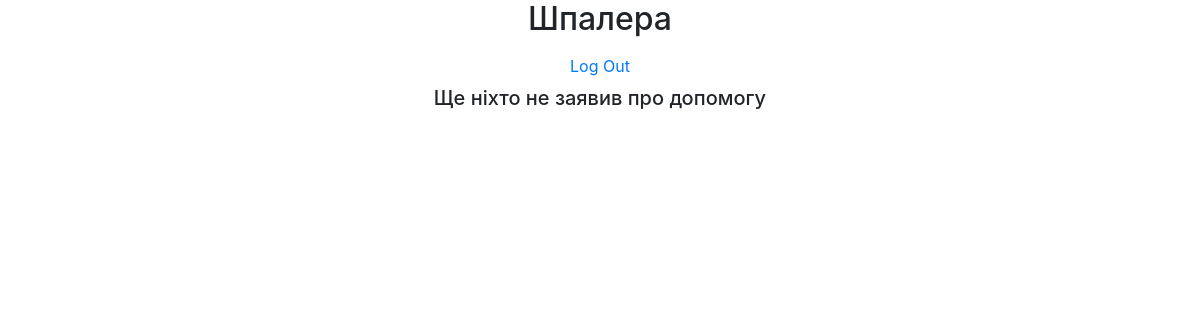
The app's page / (signed in), older data.
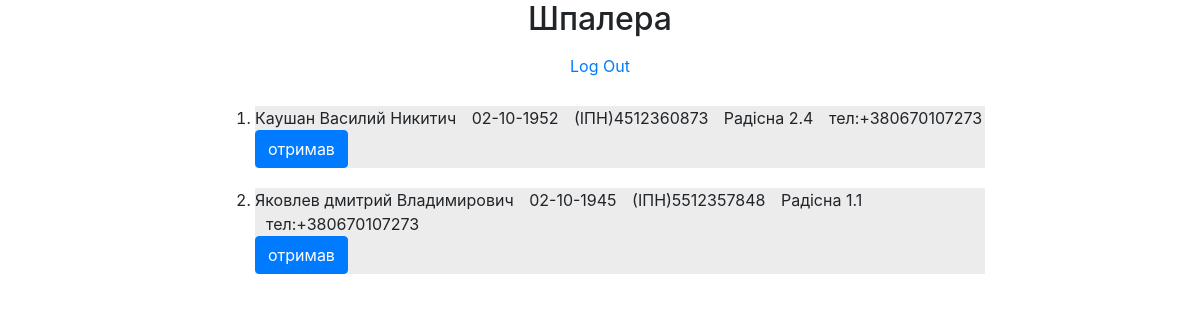
The same page, newer data.
### radisna/models.py (models this page shows)
class User(AbstractUser):
    home = models.PositiveIntegerField()
    patronymic = models.CharField(max_length=24)
    apartment = models.PositiveIntegerField()
    phone = models.CharField(max_length=10)
    invalid = models.CharField(max_length=20, blank=True)
    pension = models.CharField(max_length=30, blank=True)
    many_children = models.CharField(max_length=20, blank=True)
    street = models.ForeignKey(Streets, on_delete=models.CASCADE, related_name="user_street")
    helps = models.ManyToManyField(Helps, blank=True, related_name="helpmy")
    date_birth = models.DateField(null=True, blank=True)
    home_index = models.CharField(max_length=1, blank=True, null=True,
                                  choices=[('а', "а"), ('б', "б"), ('в', "в"), ('г', "г")])
    apartment_index = models.CharField(max_length=1, blank=True, null=True,
                                       choices=[('а', "а"), ('б', "б"), ('в', "в"), ('г', "г")])

class Streets(models.Model):
    street = models.CharField(max_length=64)
    def __str__(self):
        return f"{self.street.title()} "

### radisna/views.py (the view)
# urls.py: path("", views.index, name="index"),
def index(request):
    if request.user.is_authenticated:
        if request.user.is_superuser:
            return render(request, "radisna/listing.html", {"users": User.objects.filter(helps__Check=True)})
        else:
            return HttpResponseRedirect(reverse("helpme"))
    else:
        if request.method == "POST":
            if request.POST["I_gree"]:
                return HttpResponseRedirect(reverse("register"))
        else:
            return render(request, "radisna/index.html")

### radisna/templates/radisna/listing.html (shortened to what this page needs)
{% extends "radisna/layout.html" %}
{% load static %}
{% block body %}
<main>
    <div class="container" style="max-width: 800px;">
        <h2>Шпалера</h2> <a class="nav-link" href="{% url 'logout' %}">Log Out</a>
         {%if not users %}
            <h5>Ще ніхто не заявив про допомогу</h5>
        {%else%}
        <ol style="text-align: left">
            {% for user in users%}
            <li style="background-color: rgba(192,192,192,0.3); margin: 20px 0px 20px 0px">{{user.last_name}} {{user.first_name}}
                {{user.patronymic}}
                <div class="tab">
                    <nobr>{{user.date_birth|date:"d-m-Y"}}</nobr>
                </div>
                <div class="tab">(ІПН){{user.username}}</div>
                <div class="tab">
                    <nobr>{{user.street}}{{user.home}}.{{user.apartment}}</nobr>
                </div>
                <div class="tab">тел:+38{{user.phone}}</div>
                <form action="{% url 'check' %}" method="post" >
                <input class="btn btn-primary" type="submit" value="отримав">
                </form>
            </li>
            {%endfor%}
        </ol>
 {%endif%}
            </div>
</main>
{% endblock %}

### radisna/templates/radisna/layout.html (shortened to what this page needs)
{% load static %}
<!DOCTYPE html>
<html lang="uk">
    <head>
        <link rel="stylesheet" href="https://stackpath.bootstrapcdn.com/bootstrap/4.4.1/css/bootstrap.min.css">
        <link href="{% static 'radisna/css/styles.css' %}" rel="stylesheet">
    </head>
        {% block body %}
        {% endblock %}
</html>

### radisna/static/radisna/css/styles.css (style rules this page uses)
div.tab { display: inline; margin-left: 11px; }

Row changes from the older to the newer data that the page shows:
added User: last_name "Каушан", first_name "Василий", patronymic "Никитич", date_birth "02-10-1952", username "4512360873", street "Радісна", home "2", apartment "4", phone "0670107273"
added User: last_name "Яковлев", first_name "дмитрий", patronymic "Владимирович", date_birth "02-10-1945", username "5512357848", street "Радісна", home "1", apartment "1", phone "0670107273"
Text that changed along with them:
text no longer shown: "Ще ніхто не заявив про допомогу"
